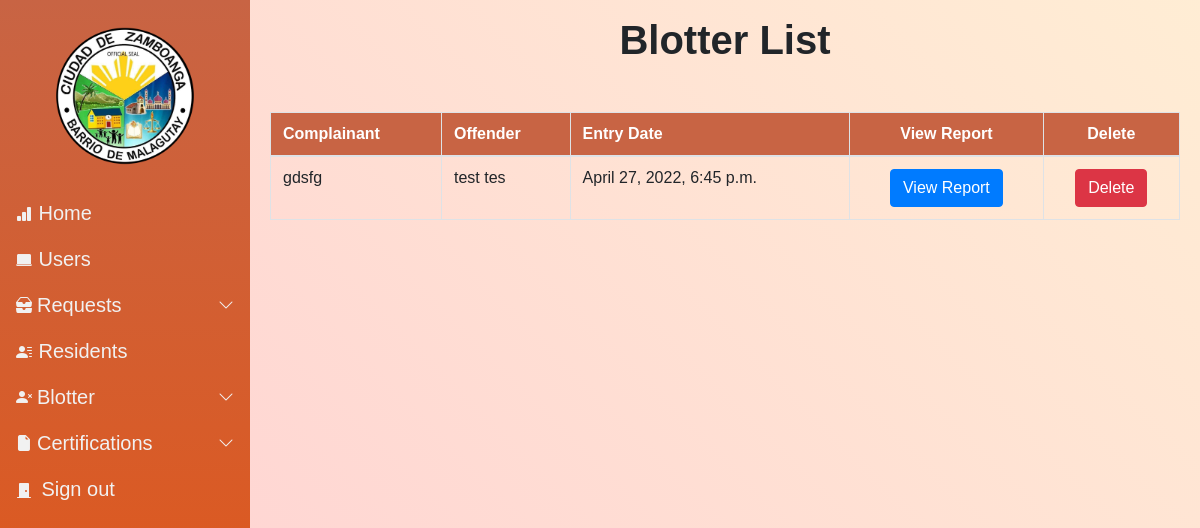
The page /blotter_display/ (signed in) on the database as committed earlier.
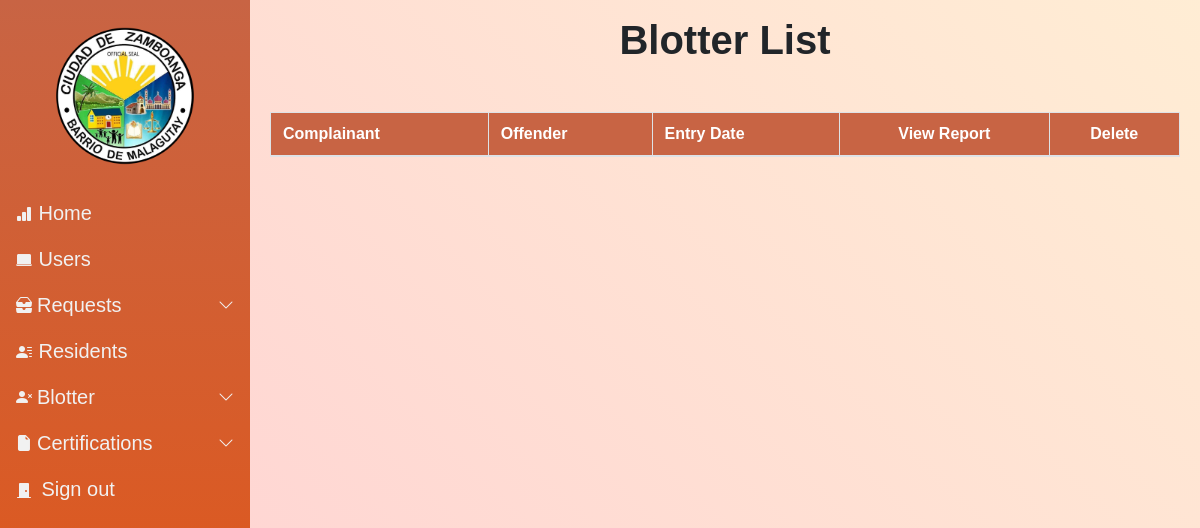
The same page on the database as committed later.
### Blotter/models.py (models this page shows)
class Blotreport (models.Model):
    Offender = models.ForeignKey (Resident, null = True, blank=True, default = None, on_delete = models.CASCADE)
    Offender_unregistered = models.CharField(max_length=50, null=True, blank=True, verbose_name="Offender")
    Complainant = models.CharField (max_length = 50)
    Complaint = models.TextField(max_length = 1000)
    Facts = models.TextField(max_length=250)
    Unregistered = models.BooleanField(default = False)
    created_date = models.DateTimeField (auto_now_add=True)
    modified_date = models.DateTimeField (auto_now=True)

### Resident/models.py (models this page shows)
class Resident (models.Model):
    pic = models.ImageField(null=True, blank = True, verbose_name="Profile Picture", upload_to= "images/", default='images/default_pp.jpg')
    First_name = models.CharField(max_length=50)
    Last_name = models.CharField(max_length=50)
    Middle_name = models.CharField(max_length=50, blank=True, null=True)
    Birthdate = models.DateField(auto_now_add=False, auto_now=False)
    Gender_choices = (
        ('Male','Male'),
        ('Female','Female')
        )
    Gender = models.CharField(max_length=100, choices=Gender_choices, default = "Not Specified")
    Email = models.EmailField(max_length=254, blank=True, null=True)
    numbers = RegexValidator(r'^[0-9]+','Only numbers are accepted')
    Contact = models.CharField(max_length=11, validators=[numbers])
    Phealthnone = 'None'
    Phealth_choices = (
        ('None', 'None'),
        ('Employed','Employed'),
        ('Voluntary','Voluntary'),
        ('OFW','OFW'),
        ('Sponsored','Sponsored'),
        ('Indigent','Indigent'),
        ('Lifetime','Lifetime'),
        ('Senior','Senior')
    )
    Philhealth_membership = models.CharField(max_length=100,choices=Phealth_choices,default=Phealthnone,verbose_name="Philhealth Membership Type")
    Cstatus_choices = (
        ('Single','Single'),
        ('Married','Married'),
        ('Separated','Separated'),
        ('Widowed','Widowed'),
        )
    Marital_status = models.CharField(max_length=100, choices = Cstatus_choices, default = "")
    Citizenship = models.CharField(max_length=100)
    Religion = models.CharField(max_length=100)
    Occupation = models.CharField(max_length=100, null=True, blank=True)
    Vac_choices = (
        ('Vaccinated','Vaccinated'),
        ('Unvaccinated','Unvaccinated')
    )
    Vaccination = models.CharField(max_length=100, choices = Vac_choices, verbose_name="Vaccination Status", default="")
    Address = models.CharField(max_length=250, verbose_name="Street Address")
    Resident_code = models.CharField(max_length=500, null=False, blank=False)
    Blacklisted = models.BooleanField(default = False)
    created_date = models.DateTimeField(auto_now_add=True)
    modified_date = models.DateTimeField(auto_now=True)
    def __str__(self):
        return f'{self.First_name} {self.Last_name}'

### Blotter/views.py (the view)
# urls.py: path('blotter_display/', Blotter_display, name = "blotter_display"),
@login_required(login_url='login')
def Blotter_display(request):
    Blotter_obj = Blotreport.objects.all()
    context = {
        'Blotter_obj' : Blotter_obj,
    }
    return render(request, "blotter/blotter_display.html", context = context)

### Resident/context_processors.py (called while the page is built)
def greet(request):
    greeting = f"{request.user.username}"
    return{
        "greeting" : greet
    }

### templates/blotter/blotter_display.html (shortened to what this page needs)
{%  extends 'base.html' %}
{% load static %}
{% block content %}
<h1 style="text-align: center;"><b>Blotter List</b></h1>
  <div class="container-fluid mt-5 mb-5">
        <table class = "table table-bordered table-hover mt-2 mb-5" id="Display">
          <thead>
              <tr>
                <th>Complainant</th>
                <th>Offender</th>
                <th>Entry Date</th>
                <th style="text-align: center;">View Report</th>
                <th style="text-align: center;">Delete</th>
            </tr>
          </thead>
          <tbody>
                {% for blot in Blotter_obj %}
                <tr>
                  <td>{{blot.Complainant}}</td>
                  {% if blot.Unregistered == True %}
                  <td>{{blot.Offender_unregistered}}</td>
                  {% else %}
                  <td>{{blot.Offender}}</a></td>
                  {% endif %}
                  <td>{{blot.created_date}}</td>
                  <td style="text-align: center;"><a href="{% url 'blotter_details' blot.id %}" target="_blank" class="btn btn-primary" role="button">View Report</a></td>
                  <td style="text-align: center;">
                    <button type="button" class="btn btn-danger" data-toggle="modal" data-target="#modal-{{ blot.id }}">
                      Delete
                  </button>
                  </td>
                </tr>
                {% endfor %}
          </tbody>
        </table>
    </div>
{% endblock content %}

Rows that differ between the two databases and show on the page:
removed Blotreport: Complainant "gdsfg", Offender "test tes", created_date "April 27, 2022, 6:45 p.m."
